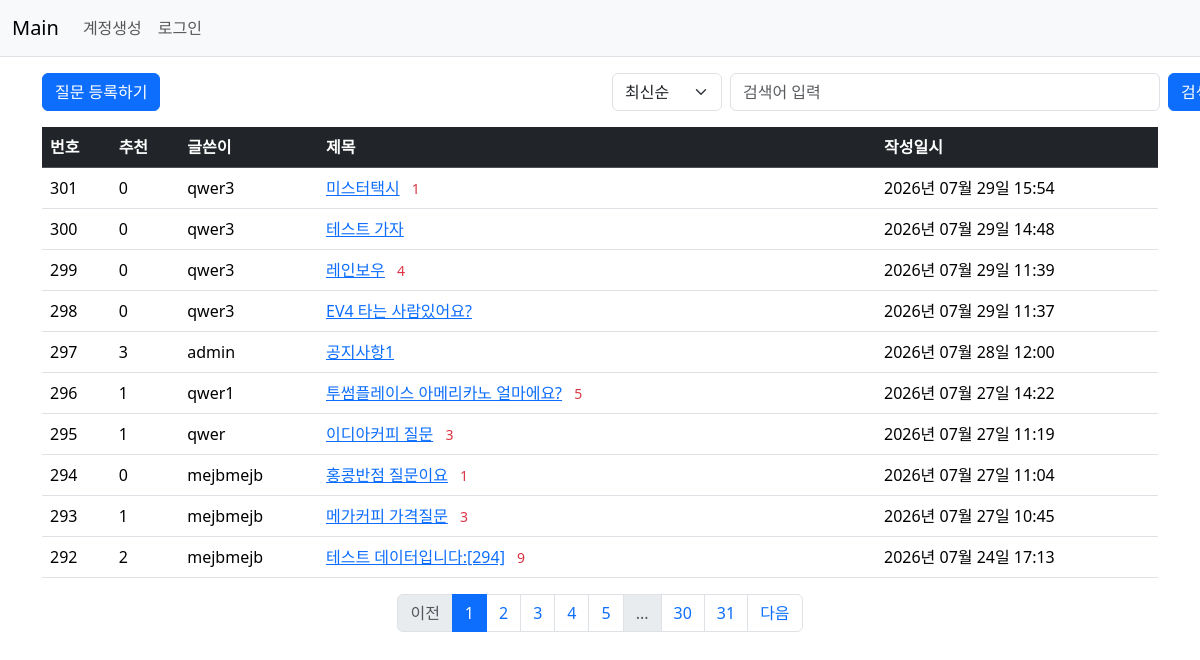
Page /question/list/ on the committed database.
### pybo/models.py (models this page shows, shortened)
class Question(db.Model):
    id = db.Column(db.Integer, primary_key=True)
    subject = db.Column(db.String(max_string), nullable=False) # 200자까지 문자열 제한이 있으며 null을 허용하지 않겠다.
    content = db.Column(db.Text(), nullable=False)
    create_date = db.Column(db.DateTime(), nullable=False) # DateTime을 받아오며 null을 허용하지 않겠다
    user_id = db.Column(db.Integer, db.ForeignKey('user.id', ondelete='CASCADE'), nullable=False)
    user = db.relationship('User', backref=db.backref('question_set'))
    voter = db.relationship('User', secondary=question_voter,
                            backref=db.backref('question_voter_set', lazy='dynamic'))

class User(db.Model):
    id = db.Column(db.Integer, primary_key=True)
    username = db.Column(db.String(150), unique=True, nullable=False) # unique = True 중복 막겠다
    password = db.Column(db.String(max_string), nullable=False)
    email = db.Column(db.String(120), unique=True, nullable=False)

### pybo/views/question_views.py (the view, shortened to what this page needs)
@bp.route('/list/')
def _list(): # URL '/question/list/'로 접근했을 때 실행될 라우트 함수를 정의
    page = request.args.get('page', type=int, default=default_page)
    kw = request.args.get('kw', type=str, default='')   # 검색어
    so = request.args.get('so', type=str, default='recent')  # 정렬 기준
    question_list = Question.query
    if so == 'recommend':
        question_list = (question_list
            .outerjoin(question_voter, Question.id == question_voter.c.question_id)
            .group_by(Question.id)
            .order_by(func.count(distinct(question_voter.c.user_id)).desc(), Question.create_date.desc()))
    elif so == 'popular':
        question_list = (question_list
            .outerjoin(Answer, Answer.question_id == Question.id)
            .group_by(Question.id)
            .order_by(func.count(distinct(Answer.id)).desc(), Question.create_date.desc()))
    else:  # recent (최신순)
        question_list = (question_list
        .group_by(Question.id)
        .order_by(Question.create_date.desc()))
    question_list = question_list.paginate(page=page, per_page=per_page_num)
    return render_template('question/question_list.html', question_list=question_list, page=page, kw=kw, so=so)

### pybo/filter.py (called while the page is built)
def format_datetime(value, fmt='%Y년 %m월 %d일 %H:%M'):
    return value.strftime(fmt)

### pybo/views/auth_views.py (called while the page is built)
@bp.before_app_request
def load_logged_in_user():
    user_id = session.get('user_id')
    if user_id is None:
        g.user = None
    else:
        g.user = User.query.get(user_id)

### pybo/templates/question/question_list.html (shortened to what this page needs)
{% extends 'base.html' %}
{% block content %}
<div class="container my-3">
    <div class="row my-3">
        <div class="col-6">
            <a href="{{ url_for('question.create') }}" class="btn btn-primary">질문 등록하기</a>
        </div>
        <div class="col-6">
            <div class="input-group">
                <form method="get" id="searchForm" class="d-flex align-items-center justify-content-end">
                    <select name="so" class="form-select me-2" style="width: auto; min-width: 110px;">
                        <option value="recent" {% if so=='recent' %}selected{% endif %}>최신순</option>
                    </select>
                    <input type="text" id="search_kw" name="kw" value="{{ kw|default('') }}" class="form-control me-2"
                        style="width: 430px;" placeholder="검색어 입력">
                    <button type="button" id="btn_search" class="btn btn-primary text-nowrap">검색</button>
                </form>
            </div>
        </div>
    </div>
    <table class="table">
        <thead>
            <tr class="table-dark">
                <th>번호</th>
                <th>추천</th>
                <th>글쓴이</th>
                <th style="width:50%">제목</th>
                <th>작성일시</th>
            </tr>
        </thead>
        <tbody>
            {% if question_list %}
            {% for question in question_list.items %}
            <tr>
                <td>
                    {{ question_list.total - ((question_list.page - 1) * question_list.per_page) - loop.index0 }}
                </td>
                <td>
                    {{ question.voter|length }}
                </td>
                <td>
                    {{question.user.username}}
                </td>
                <td>
                    <a href="{{ url_for('question.detail', question_id=question.id) }}">{{ question.subject }}</a>
                    {% if question.answer_set|length > 0 %}
                    <span class="text-danger small ms-2">{{ question.answer_set|length }}</span>
                    {% endif %}
                </td>
                <td>
                    {{ question.create_date|datetime }}
                </td>
            </tr>
            {% endfor %}
            {% else %}
            <tr>
                <td colspan="3">질문이 없습니다.</td>
            </tr>
            {% endif %}
        </tbody>
    </table>
    <ul class="pagination justify-content-center">
        {% if question_list.has_prev %}
        <li class="page-item">
            <a class="page-link" href="?page={{ question_list.prev_num }}">이전</a>
        </li>
        {% else %}
        <li class="page-item disabled">
            <a class="page-link" tabindex="-1" aria-disabled="true" href="#">이전</a>
        </li>
        {% endif %}
        {% for page_num in question_list.iter_pages() %}
        {% if page_num %}
        {% if page_num != question_list.page %}
        <li class="page-item">
            <a class="page-link" href="?page={{ page_num }}">{{ page_num }}</a>
        </li>
        {% else %}
        <li class="page-item active" aria-current="page">
            <a class="page-link" href="#">{{ page_num }}</a>
        </li>
        {% endif %}
        {% else %}
        <li class="page-item disabled">
            <a class="page-link" href="#">...</a>
        </li>
        {% endif %}
        {% endfor %}
        {% if question_list.has_next %}
        <li class="page-item">
            <a class="page-link" href="?page={{ question_list.next_num }}">다음</a>
        </li>
        {% else %}
        <li class="page-item disabled">
            <a class="page-link" tabindex="-1" aria-disabled="true" href="#">다음</a>
        </li>
        {% endif %}
    </ul>
</div>
{% endblock %}

### pybo/templates/base.html (shortened to what this page needs)
<!DOCTYPE html>
<html lang="ko">
<head>
    <link rel="stylesheet" href="https://cdn.jsdelivr.net/npm/bootstrap@5.3.8/dist/css/bootstrap.min.css">
</head>
<body>
  {% include "navbar.html" %}
	{% block content %}
  {% endblock %}
</body>
</html>

### pybo/templates/navbar.html (shortened to what this page needs)
<nav class="navbar navbar-expand-lg navbar-light bg-light border-bottom">
    <div class="container-fluid">
        <a class="navbar-brand" href="{{ url_for('main.index') }}">Main</a>
        <div class="collapse navbar-collapse" id="navbarSupportedContent">
            <ul class="navbar-nav me-auto mb-2 mb-lg-0">
                {% if g.user %}
                <li class="nav-item">
                    <a class="nav-link" href="{{ url_for('auth.logout') }}">{{ g.user.username }} (로그아웃)</a>
                </li>
                {% else %}
                <li class="nav-item">
                    <a class="nav-link" href="{{ url_for('auth.signup') }}">계정생성</a>
                </li>
                <li class="nav-item">
                    <a class="nav-link" href="{{ url_for('auth.login') }}">로그인</a>
                </li>
                {% endif %}
            </ul>
        </div>
    </div>
</nav>

### rows in the picture
Question: total "301", voter|length "0", user.username "qwer3", subject "미스터택시", answer_set|length "1", create_date "2026년 07월 29일 15:54"
Question: total "300", voter|length "0", user.username "qwer3", subject "테스트 가자", create_date "2026년 07월 29일 14:48"
Question: total "299", voter|length "0", user.username "qwer3", subject "레인보우", answer_set|length "4", create_date "2026년 07월 29일 11:39"
Question: total "298", voter|length "0", user.username "qwer3", subject "EV4 타는 사람있어요?", create_date "2026년 07월 29일 11:37"
Question: total "297", voter|length "3", user.username "admin", subject "공지사항1", create_date "2026년 07월 28일 12:00"
Question: total "296", voter|length "1", user.username "qwer1", subject "투썸플레이스 아메리카노 얼마에요?", answer_set|length "5", create_date "2026년 07월 27일 14:22"
Question: total "295", voter|length "1", user.username "qwer", subject "이디아커피 질문", answer_set|length "3", create_date "2026년 07월 27일 11:19"
Question: total "294", voter|length "0", user.username "mejbmejb", subject "홍콩반점 질문이요", answer_set|length "1", create_date "2026년 07월 27일 11:04"
Question: total "293", voter|length "1", user.username "mejbmejb", subject "메가커피 가격질문", answer_set|length "3", create_date "2026년 07월 27일 10:45"
Question: total "292", voter|length "2", user.username "mejbmejb", subject "테스트 데이터입니다:[294]", answer_set|length "9", create_date "2026년 07월 24일 17:13"

### other values in the picture
{{ page_num }} "1"
{{ page_num }} "2" "3" "4" "5" "30" "31"
